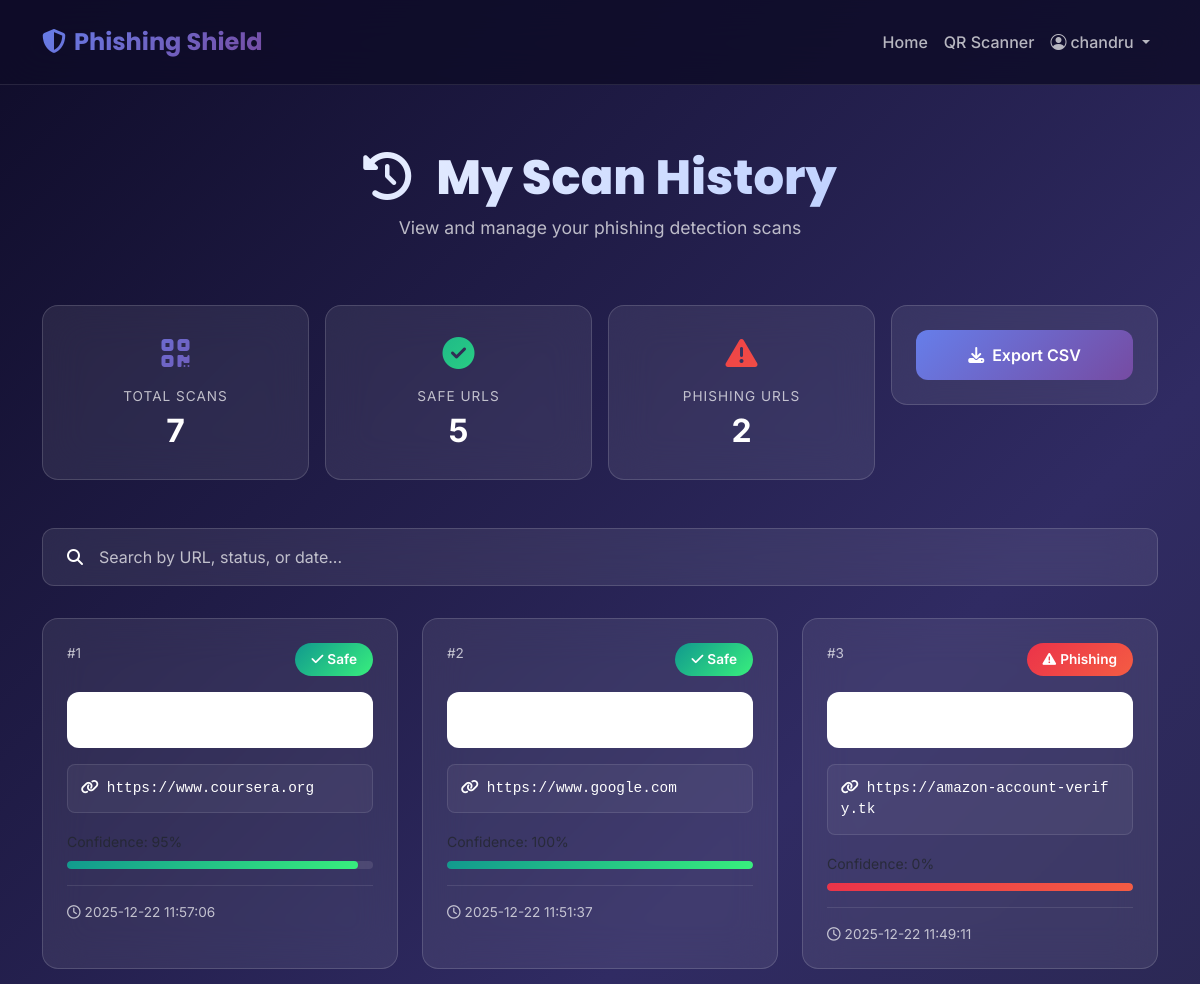
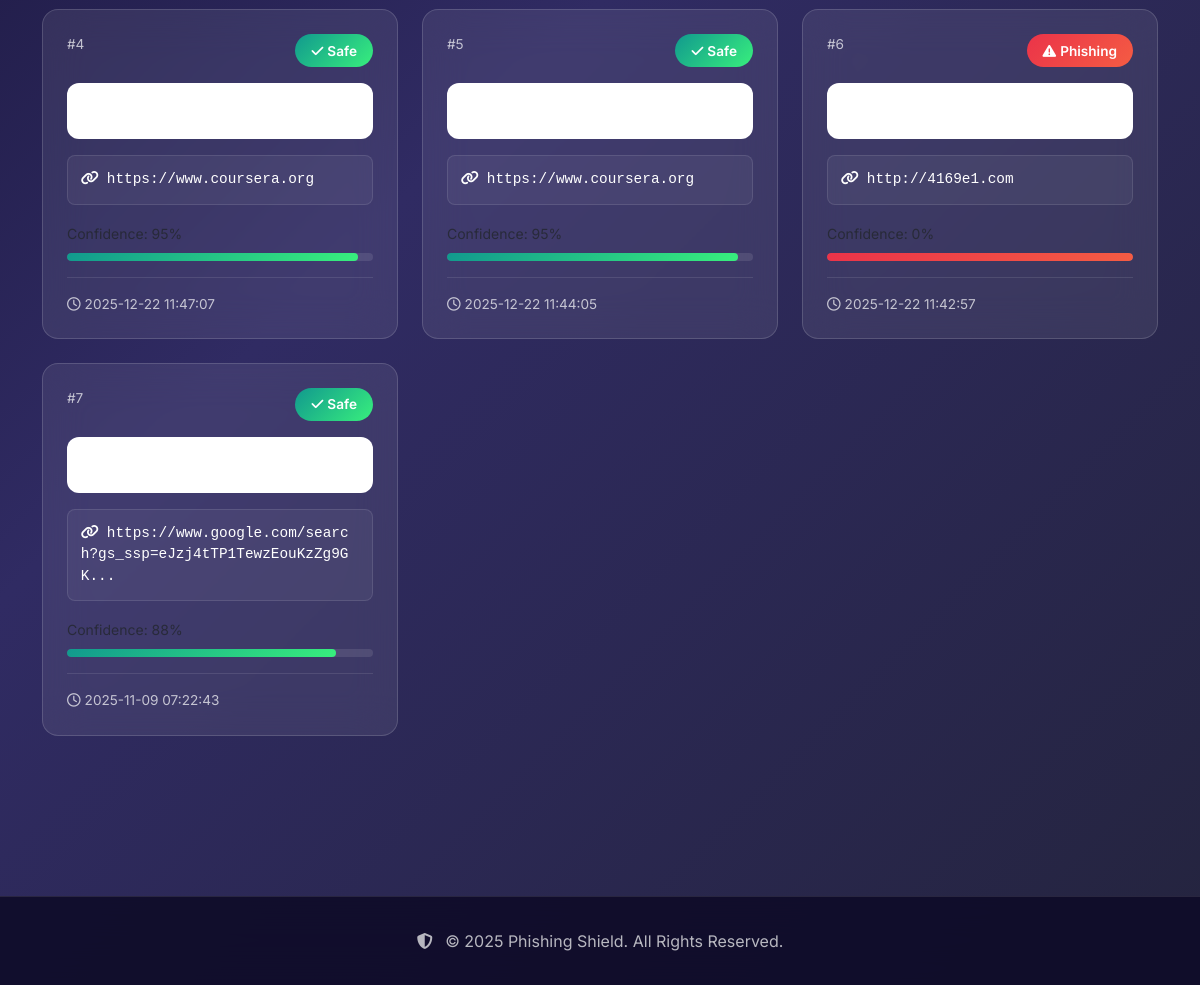
The app's page /history (signed in) with its own data (2 pictures, top to bottom).
### tables this page shows
CREATE TABLE url_checks (
                id INTEGER PRIMARY KEY AUTOINCREMENT,
                user_id INTEGER,
                username TEXT,              -- denorm for quick display
                url TEXT NOT NULL,
                label TEXT NOT NULL,        -- 'safe' or 'phishing'
                probability REAL,           -- probability of NON-phishing (0..1)
                created_at TEXT NOT NULL DEFAULT (datetime('now')),
                FOREIGN KEY(user_id) REFERENCES users(id) ON DELETE SET NULL
            );

### app.py (the view)
@app.route("/history")
def history():
    if "username" not in session:
        flash("Please login first!", "warning")
        return redirect(url_for("login"))
    with get_db() as db:
        rows = db.execute(
            """
            SELECT id, url, label, probability, username, created_at
            FROM url_checks
            WHERE username = ?
            ORDER BY datetime(created_at) DESC
            """,
            (session["username"],),
        ).fetchall()
    return render_template("history.html", rows=rows, scope="mine")

### app.py (called while the page is built)
def get_db():
    if has_app_context():
        db = getattr(g, "_db", None)
        if db is None:
            db = g._db = sqlite3.connect(DB_PATH)
            db.row_factory = sqlite3.Row
        return db
    conn = sqlite3.connect(DB_PATH)
    conn.row_factory = sqlite3.Row
    return conn

@app.context_processor
def inject_user():
    username = session.get("username")
    is_admin = False
    if username:
        with get_db() as db:
            u = db.execute(
                "SELECT is_admin FROM users WHERE username=?",
                (username,),
            ).fetchone()
            if u and u["is_admin"] == 1:
                is_admin = True
    return {"current_username": username, "is_admin": is_admin}

### templates/history.html (shortened to what this page needs)
<!DOCTYPE html>
<html lang="en">
<head>
  <link href="https://cdnjs.cloudflare.com/ajax/libs/font-awesome/6.4.0/css/all.min.css" rel="stylesheet">
  <link href="https://cdn.jsdelivr.net/npm/bootstrap-icons@1.11.0/font/bootstrap-icons.css" rel="stylesheet">
  <link href="https://cdn.jsdelivr.net/npm/bootstrap@5.3.0/dist/css/bootstrap.min.css" rel="stylesheet">
</head>
<body>
  <nav class="navbar navbar-expand-lg">
    <div class="container">
      <a href="{{ url_for('first') }}" class="navbar-brand">
        <i class="fas fa-shield-alt me-2"></i>Phishing Shield
      </a>
      <div class="collapse navbar-collapse" id="navbarCollapse">
        <ul class="navbar-nav ms-auto">
          <li class="nav-item">
            <a href="{{ url_for('first') }}" class="nav-link">Home</a>
          </li>
          <li class="nav-item">
            <a href="{{ url_for('index') }}" class="nav-link">QR Scanner</a>
          </li>
          {% if not current_username %}
          <li class="nav-item">
            <a href="{{ url_for('login') }}" class="nav-link">Login</a>
          </li>
          {% else %}
          <li class="nav-item dropdown">
            <a class="nav-link dropdown-toggle" href="#" data-bs-toggle="dropdown">
              <i class="bi bi-person-circle me-1"></i>{{ current_username }}
            </a>
          </li>
          {% endif %}
        </ul>
      </div>
    </div>
  </nav>
  <div class="page-header">
    <div class="container">
      <h1 class="page-title">
        <i class="fas fa-history me-3"></i>
        {% if scope == 'all' %}All Scan History{% else %}My Scan History{% endif %}
      </h1>
      <p class="page-subtitle">View and manage your phishing detection scans</p>
    </div>
  </div>
  <div class="container pb-5">
    <div class="stats-container">
      <div class="row g-3">
        <div class="col-md-3">
          <div class="stat-card text-center">
            <div class="stat-icon"
              style="background: var(--primary-gradient); -webkit-background-clip: text; -webkit-text-fill-color: transparent;">
              <i class="fas fa-qrcode"></i>
            </div>
            <div class="stat-label">Total Scans</div>
            <div class="stat-value">{{ rows|length }}</div>
          </div>
        </div>
        <div class="col-md-3">
          <div class="stat-card text-center">
            <div class="stat-icon"
              style="background: var(--success-gradient); -webkit-background-clip: text; -webkit-text-fill-color: transparent;">
              <i class="fas fa-check-circle"></i>
            </div>
            <div class="stat-label">Safe URLs</div>
            <div class="stat-value" id="safeCount">0</div>
          </div>
        </div>
        <div class="col-md-3">
          <div class="stat-card text-center">
            <div class="stat-icon"
              style="background: var(--danger-gradient); -webkit-background-clip: text; -webkit-text-fill-color: transparent;">
              <i class="fas fa-exclamation-triangle"></i>
            </div>
            <div class="stat-label">Phishing URLs</div>
            <div class="stat-value" id="phishingCount">0</div>
          </div>
        </div>
        <div class="col-md-3">
          <div class="stat-card text-center">
            <a href="{{ url_for('history_csv') }}{% if scope=='all' %}?all=1{% endif %}" class="export-btn w-100">
              <i class="fas fa-download me-2"></i>Export CSV
            </a>
          </div>
        </div>
      </div>
    </div>
    <div class="search-container">
      <div class="search-box">
        <i class="fas fa-search"></i>
        <input type="text" id="searchInput" placeholder="Search by URL, status, or date...">
      </div>
    </div>
    <div class="history-grid" id="historyGrid">
      {% for r in rows %}
      <div class="history-card"
        data-search="{{ r.url|lower }} {{ r.label|lower }} {{ r.created_at|lower }} {{ r.username|lower if scope=='all' else '' }}">
        <div class="card-header-custom">
          <span class="card-number">#{{ loop.index }}</span>
          {% if r.label == 'safe' %}
          <span class="status-badge-safe"><i class="fas fa-check me-1"></i>Safe</span>
          {% else %}
          <span class="status-badge-phishing"><i class="fas fa-exclamation-triangle me-1"></i>Phishing</span>
          {% endif %}
        </div>
        <div class="qr-container">
        </div>
        <div class="url-display">
          <i class="fas fa-link me-2"></i>{{ r.url[:60] }}{% if r.url|length > 60 %}...{% endif %}
        </div>
        <div>
          <small class="text-muted">Confidence: {{ (r.probability * 100)|round|int }}%</small>
          <div class="probability-bar">
            {% if r.label == 'safe' %}
            <div class="probability-fill-safe" style="width: {{ (r.probability * 100)|round|int }}%"></div>
            {% else %}
            <div class="probability-fill-phishing" style="width: {{ ((1 - r.probability) * 100)|round|int }}%"></div>
            {% endif %}
          </div>
        </div>
        <div class="card-footer-custom">
          <span><i class="far fa-clock me-1"></i>{{ r.created_at }}</span>
        </div>
      </div>
      {% endfor %}
    </div>
  </div>
  <footer class="footer">
    <div class="container">
      <div class="text-center">
        <p class="footer-text">
          <i class="fas fa-shield-alt me-2"></i>
          © 2025 Phishing Shield. All Rights Reserved.
        </p>
      </div>
    </div>
  </footer>
</body>
</html>

### records on screen
url_checks: label "safe" (drawn), url "https://www.coursera.org", probability 0.953908 (drawn), created_at "2025-12-22 11:57:06"
url_checks: label "safe" (drawn), url "https://www.google.com", (r.probability*100)|round|int "100", created_at "2025-12-22 11:51:37"
url_checks: label "phishing" (drawn), url "https://amazon-account-verify.tk", (r.probability*100)|round|int "0", created_at "2025-12-22 11:49:11"
url_checks: label "safe" (drawn), url "https://www.coursera.org", (r.probability*100)|round|int "95", created_at "2025-12-22 11:47:07"
url_checks: label "safe" (drawn), url "https://www.coursera.org", (r.probability*100)|round|int "95", created_at "2025-12-22 11:44:05"
url_checks: label "phishing" (drawn), url "http://4169e1.com", (r.probability*100)|round|int "0", created_at "2025-12-22 11:42:57"
url_checks: label "safe" (drawn), url "https://www.google.com/search?gs_ssp=eJzj4tTP1TewzEouKzZg9GK", (r.probability*100)|round|int "88", created_at "2025-11-09 07:22:43"

### other values on screen
{{ current_username }} "chandru"
{{ rows|length }} "7"
